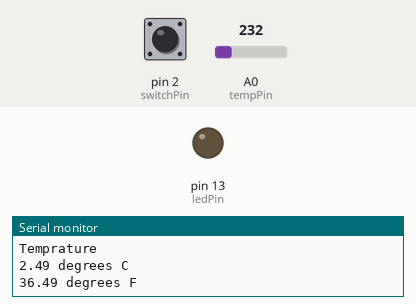
A sketch run on a simulated Arduino Uno, built with avr-gcc and run on an emulated ATmega328P. Shown: output pins drawn as LEDs (lit = HIGH), the last lines printed to the serial monitor. The inputs (shaded band) are chosen by the test bench; at power-on: pin 2 (switchPin) HIGH, A0 (tempPin) = 232.

Above: at 3.7 s.
3.8 s: pin 2 (switchPin) pulled LOW for 3 s
At 5.1 s:
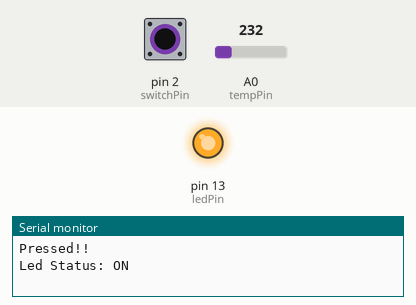
Timing chart, 0 to 8.3 s (numbered marks = the images above; inputs shaded):
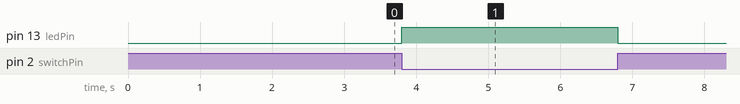

Measured:
- after the input at 3.8 s, pin 13 (ledPin): LOW → HIGH at once, → LOW 3.0 s later

The sketch:

switch-tempSensor-arduino.ino
```cpp
const byte ledPin = 13; //Output digital pin connected to the led
const byte tempPin = 0; //Analog pin connected to LM35
const byte switchPin = 2; //Input digital pin connected the switch
volatile byte switchState;
float referenceVoltage;
//------------------------------------------------------------------
//------------------------------------------------------------------
void setup()
{
  // initialize timer1
  cli();           // disable all interrupts
  TCCR1A = 0;
  TCCR1B = 0;
  TCNT1  = 0;
  OCR1A = 46875;            // compare match register 16MHz/256/(1/3)Hz (<65536)
  TCCR1B |= (1 << WGM12);   // CTC mode
  TCCR1B |= (1 << CS10);    TCCR1B |= (1 << CS12);      // 1024 prescaler
  TIMSK1 |= (1 << OCIE1A);  // enable timer compare interrupt
  sei();                    // enable all interrupts
  //------------------------------------------------------------------
  //temprature sensor settings
  analogReference(INTERNAL);
  referenceVoltage = 1.1;  //Set to 5, 3.3, 2.56 or 1.1 depending on analogReference Setting
  //------------------------------------------------------------------
  //Switch and led settings
  pinMode(ledPin, OUTPUT);
  pinMode(switchPin, INPUT_PULLUP);
  attachInterrupt(digitalPinToInterrupt(switchPin), toggle, CHANGE); //trigger interrupt when the switch status change
  switchState=!digitalRead(switchPin);   //switch initial status
  digitalWrite(ledPin,switchState);
  //------------------------------------------------------------------
  // Init serial monitor
  Serial.begin(9600);
}
//------------------------------------------------------------------
//------------------------------------------------------------------
void loop()
{
}
//------------------------------------------------------------------
//------------------------------------------------------------------
void toggle()
{
  if ( switchState ^ (!digitalRead(switchPin)) )
  {
    Serial.println("//------------------------------------------------//");
    switchState = !digitalRead(switchPin);
    digitalWrite(ledPin,switchState);
    (switchState) ? Serial.println("Pressed!!\nLed Status: ON") : Serial.println("Led Status: OFF");
  }
}
//------------------------------------------------------------------------------------------------------
// timer compare interrupt service routine to print temprature sensor readings in Celsius and Fahrenheit
//------------------------------------------------------------------------------------------------------
ISR(TIMER1_COMPA_vect)
{
  float  tempC =  (referenceVoltage * analogRead(tempPin) * 10) / 1023;
  Serial.println("//------------------------------------------------//");
  Serial.println("Temprature");
  Serial.print(tempC); Serial.println(" degrees C");
  //convert to Fahrenheit
  float tempF = (tempC * 9.0 / 5.0) + 32.0;
  Serial.print(tempF); Serial.println(" degrees F");
}
```
